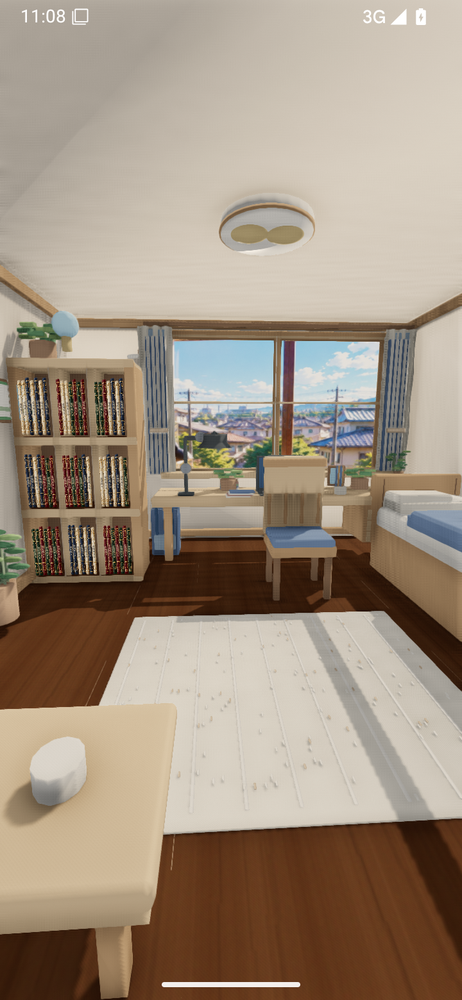
#> input picture distribution/sitebox-3.2.0/3d-day.png, 462 x 1000 px, shrunk from 720 x 1560 before the run
$ python check_model_lighting.py ../distribution/sitebox-3.2.0
#> lines starting #> are read from the running program, lines starting #| are printed output that depends on the picture
"""Check actual Android captures, rather than accepting a changed state label."""
from pathlib import Path
import sys
from PIL import Image, ImageStat

root = Path(sys.argv[1])
def mean(name, box):
#> called with name = '3d-day.png', box = (0, 0.05, 1, 0.96)
    with Image.open(root / name) as source:
#> source is the input picture: PIL image 462x1000 RGB; mean R, G, B 160.5, 144.8, 127.8
        w, h = source.size
#> w = 462; h = 1000
        region = source.convert('RGB').crop(tuple(round(v * (w if i % 2 == 0 else h)) for i, v in enumerate(box)))
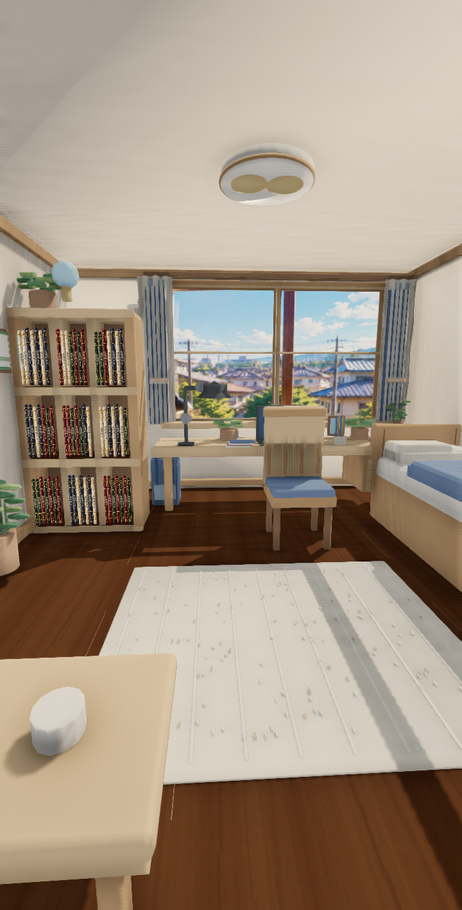
#> region: PIL image 462x910 RGB; mean R, G, B 161.7, 146.5, 129.6
        return ImageStat.Stat(region).mean

day = mean('3d-day.png', (0, .05, 1, .96))
#> day = [161.7, 146.5, 129.6]
night = mean('3d-night.png', (0, .05, 1, .96))
#> call 2 of mean, with name = '3d-night.png', box = (0, 0.05, 1, 0.96)
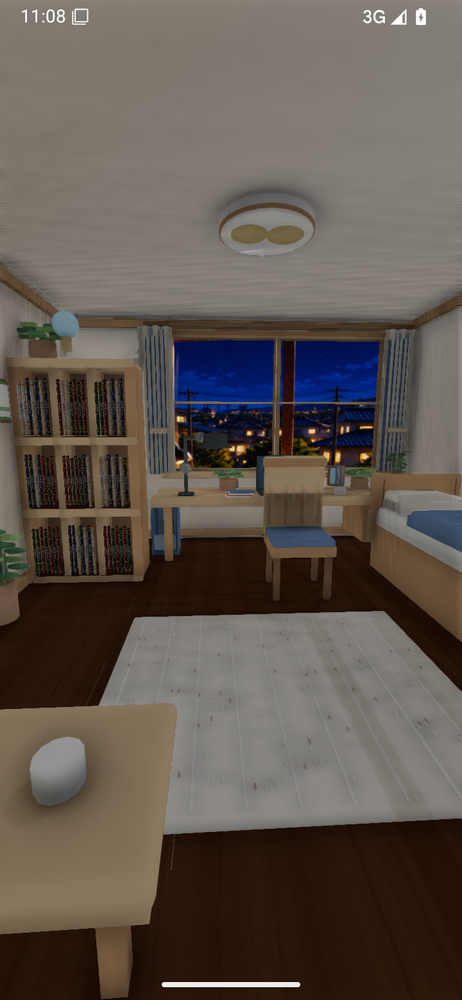
#> input picture distribution/sitebox-3.2.0/3d-night.png, 462 x 1000 px, shrunk from 720 x 1560 before the run
#> in mean, source is the input picture: PIL image 462x1000 RGB; mean R, G, B 95.8, 86.4, 79
#> in mean (call 2), `region = source.convert('RGB').crop(tuple(round(v * (w if i % 2 == 0 e..`:
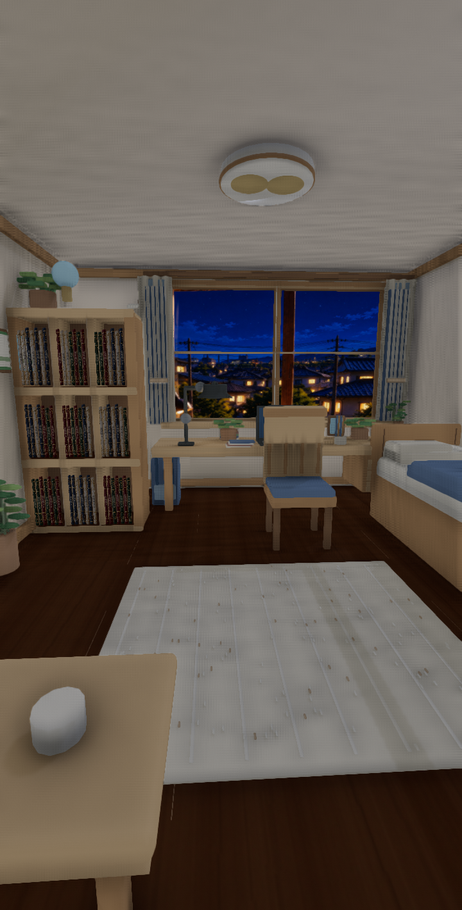
#> region: PIL image 462x910 RGB; mean R, G, B 95.8, 86.7, 79.5
#> night = [95.79, 86.69, 79.53]
luma = lambda rgb: .2126 * rgb[0] + .7152 * rgb[1] + .0722 * rgb[2]
ratio = luma(night) / luma(day)
#> ratio = 0.593
assert .20 < ratio < .85, f'Night must remain readable and visibly darker than day; luma ratio={ratio:.3f}'
on = mean('3d-night.png', (.60, .36, .74, .42))
#> call 3 of mean, with name = '3d-night.png', box = (0.6, 0.36, 0.74, 0.42)
#> in mean (call 3), `region = source.convert('RGB').crop(tuple(round(v * (w if i % 2 == 0 e..`:
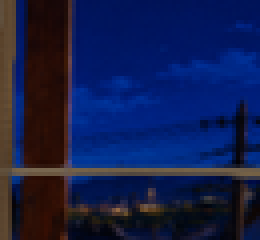
#> region: PIL image 65x60 RGB (shown 4 times larger); mean R, G, B 19.4, 29.8, 76.1
#> on = [19.37, 29.83, 76.1]
off = mean('3d-night-lamp-off.png', (.60, .36, .74, .42))
#> call 4 of mean, with name = '3d-night-lamp-off.png', box = (0.6, 0.36, 0.74, 0.42)
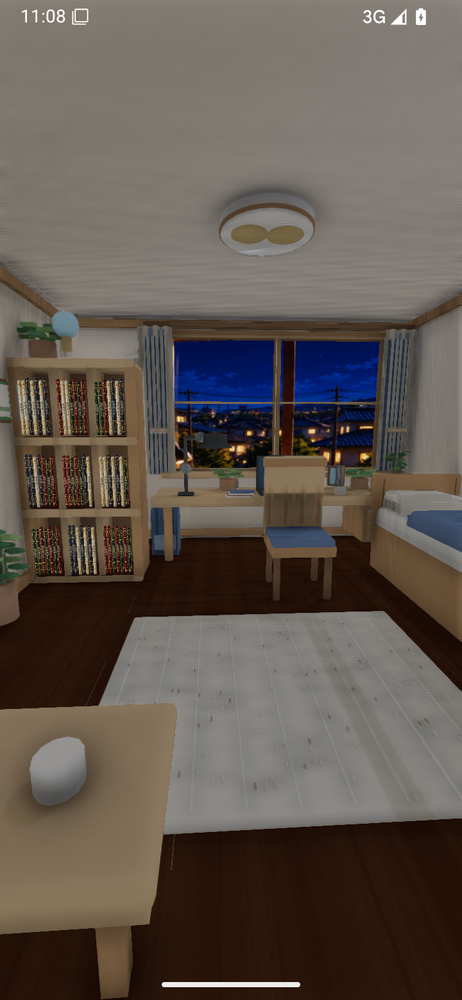
#> input picture distribution/sitebox-3.2.0/3d-night-lamp-off.png, 462 x 1000 px, shrunk from 720 x 1560 before the run
#> in mean, source is the input picture: PIL image 462x1000 RGB; mean R, G, B 96.9, 87.3, 79.7
#> off = [19.37, 29.83, 76.1]
assert max(abs(a - b) for a, b in zip(on, off)) < 3, (on, off)
print(f'PASS captured night room remains readable and darker than day (luma ratio {ratio:.3f})')
#| PASS captured night room remains readable and darker than day (luma ratio 0.593)
print('PASS captured outdoor window stays stable when the indoor lamp turns off')
